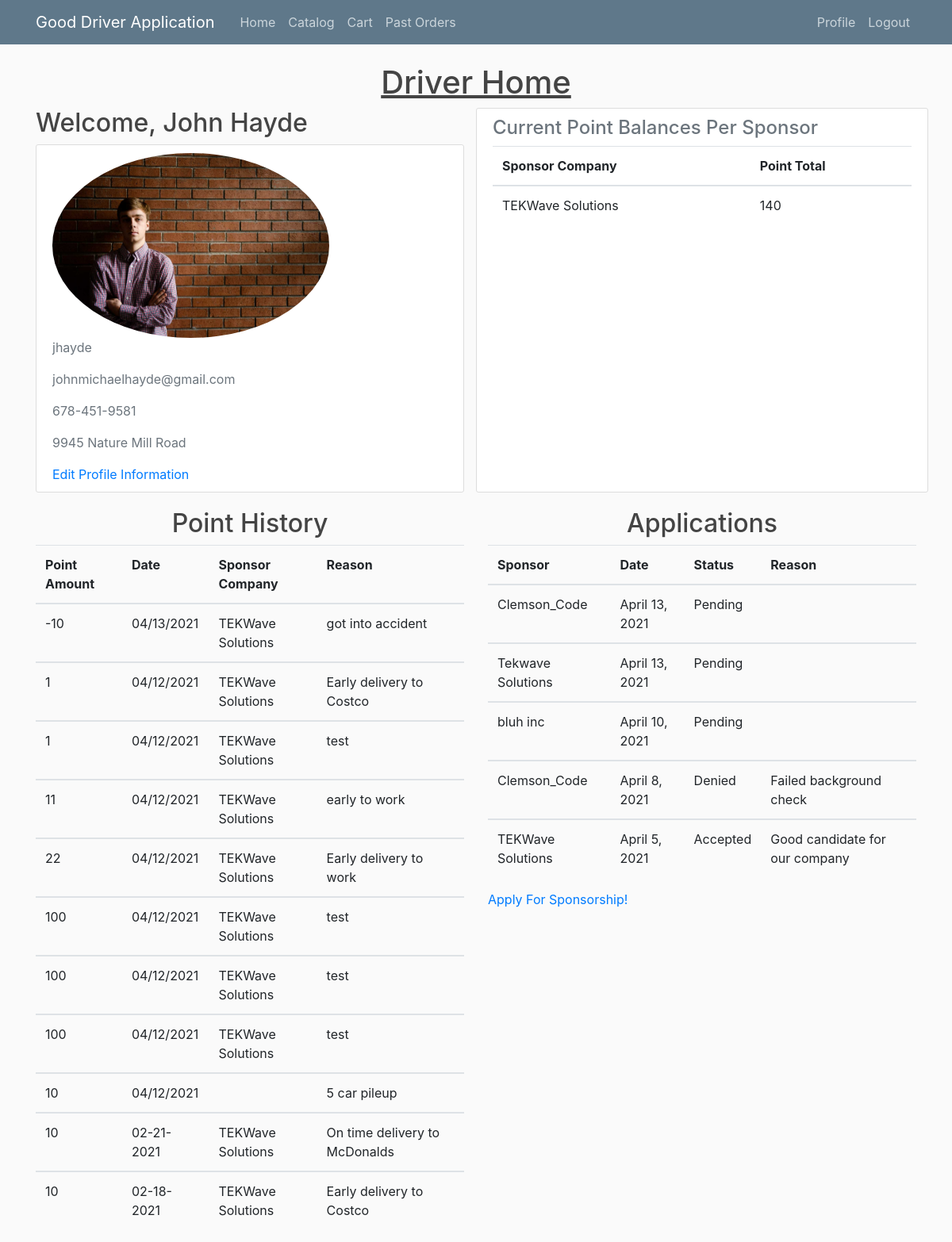
The app's page /driver_home/ (signed in), older data.
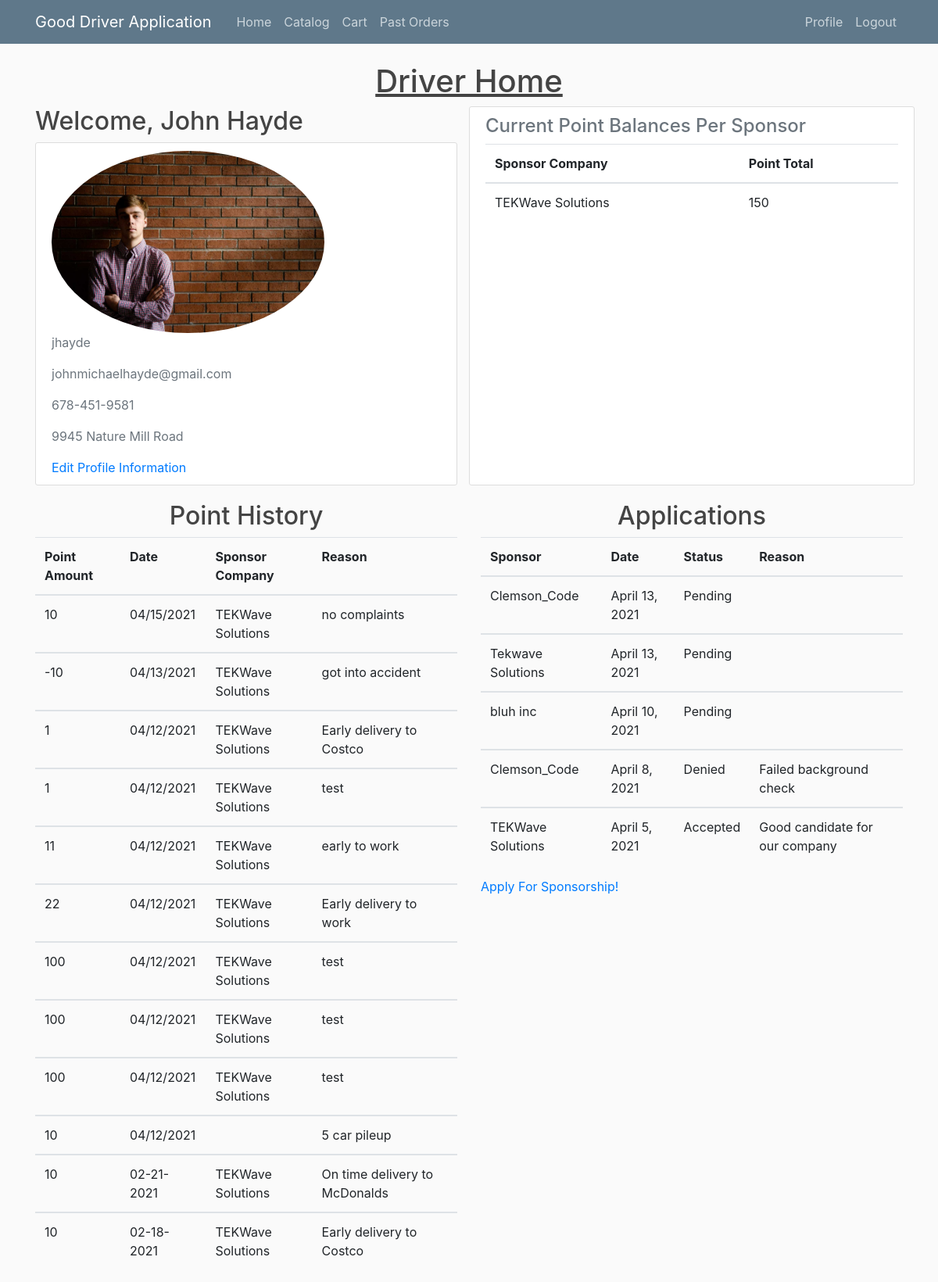
The same page, newer data.
### users/models.py (models this page shows)
class Driver(models.Model):
    username = models.CharField(max_length=30)
    password = models.CharField(max_length=30)
    first_name = models.CharField(max_length=20)
    last_name = models.CharField(max_length=30)
    phone_num = models.CharField(max_length=15)
    email = models.CharField(max_length=30)
    address = models.CharField(max_length=50)
    points = models.IntegerField(default=0)
    point_change_temp = models.IntegerField(default=0)
    sponsor = models.CharField(max_length=50, default="")
    profile_photo = ResizedImageField(quality=50, default='default.jpg', upload_to='profile_photos')

class Sponsorship(models.Model):
	sponsor_company = models.CharField(max_length=30, default = "")
	driver = models.CharField(max_length=30)
	driver_points = models.IntegerField(default=0)
	price_scalar = models.FloatField(default=1)

class PointHist(models.Model):
    username = models.CharField(max_length=30)
    sponsor_username = models.CharField(max_length=30)
    sponsor_company = models.CharField(max_length=30, default="")
    date = models.CharField(max_length=30)
    points = models.IntegerField(default=0)
    reason = models.CharField(max_length=300)

class Application(models.Model):
	driver = models.CharField(max_length=30)
	sponsor_company = models.CharField(max_length=30, default="")
	date = models.DateField(auto_now_add=True)
	status = models.CharField(max_length=10)
	reason = models.CharField(max_length=300, default="")

### portal/views.py (the view)
# urls.py: path('driver_home/', views.driver_home, name='driver-home'),
def driver_home(request):
    user = request.user
    driver = driverGet(user)
    try:
        point_hist = PointHist.objects.filter(username=user.username)
    except PointHist.DoesNotExist:
        point_hist = None
    try:
        applications = Application.objects.filter(driver=user.username)
    except Application.DoesNotExist:
        applications = None
    try:
        sponsor_list = Sponsorship.objects.filter(driver=user.username)
    except Sponsorship.DoesNotExist:
        sponsor_list = None
    data = {
        'points': driver.points,
        'point_hist': point_hist,
        'first_name': driver.first_name,
        'last_name': driver.last_name,
        'phone_num': driver.phone_num,
        'address': driver.address,
        'profile_photo': driver.profile_photo.url,
        'applications': applications,
        'sponsor': driver.sponsor,
        'sponsor_list': sponsor_list,
    }
    return render(request, 'portal/driver_home.html', data)

### portal/views.py (called while the page is built)
def driverGet(user):
    gUser = GenericUser.objects.get(username=user.username)
    if (gUser.type == 'Driver'):
        return Driver.objects.get(username=user.username)
    elif (gUser.type == 'Sponsor'):
        return Driver.objects.get(username=Sponsor.objects.get(username=user.username).driver_vicarious)

### portal/templates/portal/driver_home.html
{% extends "portal/base_driver.html" %}
{% load static %}
{% block content %}
	<div class="row">
		<div class="col-md-12 d-flex justify-content-center">
			<h1 style="text-decoration: underline;">Driver Home</h1>
		</div>
	</div>
	<div class="row">
		<div class="col-md-6">
			<h2 class="account-heading">Welcome, {{ first_name }} {{ last_name }}</h2>
			<div class="content-section">
				<div class="media-body">
					<img class="rounded-circle account-img" width="70%" height="auto" src="{{ profile_photo }}">
					<p class="text-secondary">{{ user.username }}</p>
					<p class="text-secondary">{{ user.email }}</p>
					<p class="text-secondary">{{ phone_num }}</p>
					<p class="text-secondary">{{ address }}</p>
					<a href="{% url 'update-info' %}">Edit Profile Information</a>
				</div>
			</div>
		</div>
		<div class="col-md-6 content-section">
			<div class="media-heading">
				<h4 class="text-secondary">Current Point Balances Per Sponsor</h4>
				{% if sponsor_list %}
				<table class="table">
					<tr>
						<th scope="col">Sponsor Company</th>
						<th scope="col">Point Total</th>
					</tr>
					{% for sponsor in sponsor_list %}
						<tbody>
							<tr>
								<td>{{ sponsor.sponsor_company }}</td>
								<td>{{ sponsor.driver_points }}</td>
							</tr>
						</tbody>
					{% endfor %}
				</table>
				{% else %}
					<p>No sponsor point balances to display</p>
				{% endif %}
			</div>
		</div>
	</div>
	<div class="row">
		<div class="col-md-6">
			<h2 class="media-heading d-flex justify-content-center">Point History</h2>
			{% if point_hist %}
				<table class="table">
					<tr>
						<th scope="col">Point Amount</th>
						<th scope="col">Date</th>
						<th scope="col">Sponsor Company</th>
						<th scope="col">Reason</th>
					</tr>
					{% for item in point_hist reversed %}
						<tbody>
							<tr>
								<td>{{ item.points }}</td>
								<td>{{ item.date }}</td>
								<td>{{ item.sponsor_company }}</td>
								<td>{{ item.reason }}</td>
							</tr>
						</tbody>
					{% endfor %}
				</table>
			{% else %}
				<p class="text-secondary">No Point History To Display</p>
			{% endif %}
		</div>
		<div class="col-md-6">
			<h2 class="media-heading d-flex justify-content-center">Applications</h2>
			{% if applications %}
				<table class="table">
					<tr>
						<th scope="col">Sponsor</th>
						<th scope="col">Date</th>
						<th scope="col">Status</th>
						<th scope="col">Reason</th>
					</tr>
					{% for item in applications reversed %}
						<tbody>
							<tr>
								<td>{{ item.sponsor_company }}</td>
								<td>{{ item.date }}</td>
								<td>{{ item.status }}</td>
								<td>{{ item.reason }}</td>
							</tr>
						</tbody>
					{% endfor %}
				</table>
			{% else %}
				<p class="text-secondary">No Applications To Display</p>
			{% endif %}
			<a href="{% url 'apply' %}">Apply For Sponsorship!</a>
		</div>
	</div>
{% endblock content%}

### portal/templates/portal/base_driver.html (shortened to what this page needs)
{% load static %}
<!DOCTYPE html>
<html lang="en" dir="ltr">
	<head>
    <link rel="stylesheet" href="https://stackpath.bootstrapcdn.com/bootstrap/4.3.1/css/bootstrap.min.css">
		<link rel="stylesheet" type="text/css" href="{% static 'portal/main.css' %}">
	</head>
	<body>
		<header class="site-header">
      <nav class="navbar navbar-expand-md navbar-dark bg-steel fixed-top">
        <div class="container">
          <a class="navbar-brand mr-4" href="#">Good Driver Application</a>
          <div class="collapse navbar-collapse" id="navbarToggle">
			  <div class="navbar-nav mr-auto">
			  	<a class="nav-item nav-link" href="{% url 'portal_home' %}">Home</a>
			  	<a class="nav-item nav-link" href="{% url 'driver-catalogs' %}">Catalog</a>
				<a class="nav-item nav-link" href="{% url 'Cart' %}">Cart</a>
				  <a class="nav-item nav-link" href="{% url 'Order-History' %}">Past Orders</a>
			  </div>
            <div class="navbar-nav">
							{% if user.is_authenticated %}
								<a class="nav-item nav-link" href="{% url 'home' %}">Profile</a>
								<a class="nav-item nav-link" href="{% url 'logout' %}">Logout</a>
							{% else %}
							<a class="nav-item nav-link" href="{% url 'login' %}">Login</a>
							{% endif %}
            </div>
          </div>
        </div>
      </nav>
    </header>
		<div class="container">
			{% block content %}{% endblock %}
		</div>
	</body>
</html>

### portal/static/portal/main.css (style rules this page uses)
body { background: #fafafa; color: #333333; margin-top: 5rem; }
h1, h2, h3, h4, h5, h6 { color: #444444; }
.bg-steel { background-color: #5f788a; }
.site-header .navbar-nav .nav-link { color: #cbd5db; }
.content-section { background: #ffffff; padding: 10px 20px; border: 1px solid #dddddd; border-radius: 3px; margin-bottom: 20px; }

Row changes from the older to the newer data that the page shows:
changed Sponsorship "TEKWave Solutions": driver_points "140" → "150"
added PointHist: points "10", date "04/15/2021", sponsor_company "TEKWave Solutions", reason "no complaints"
